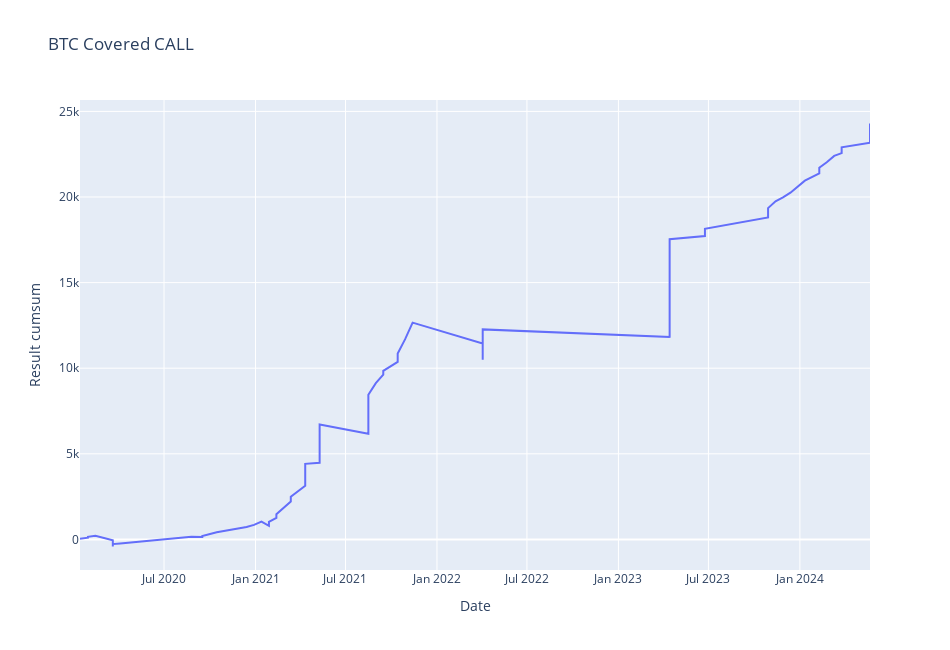
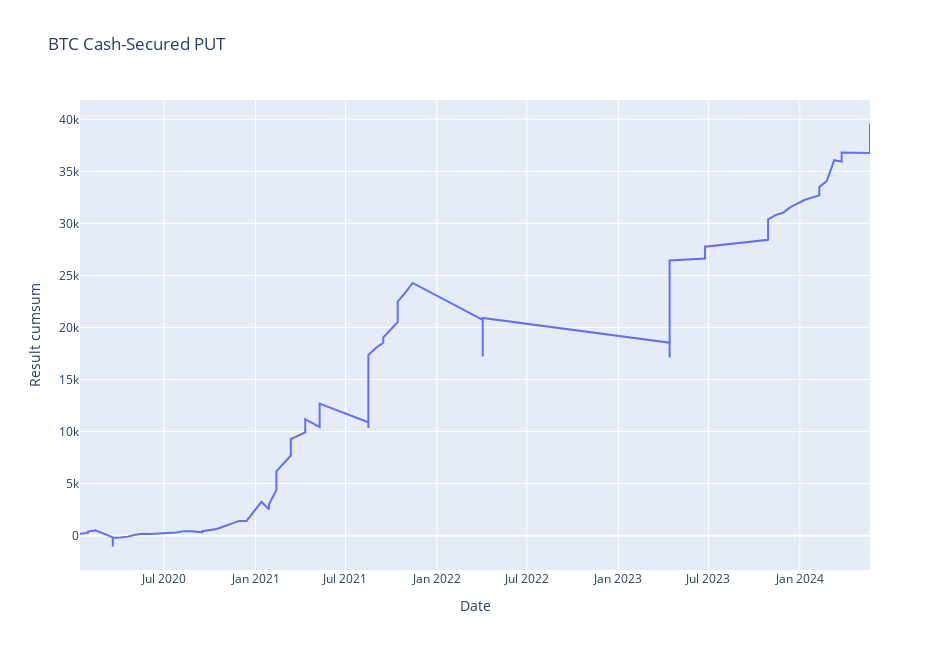
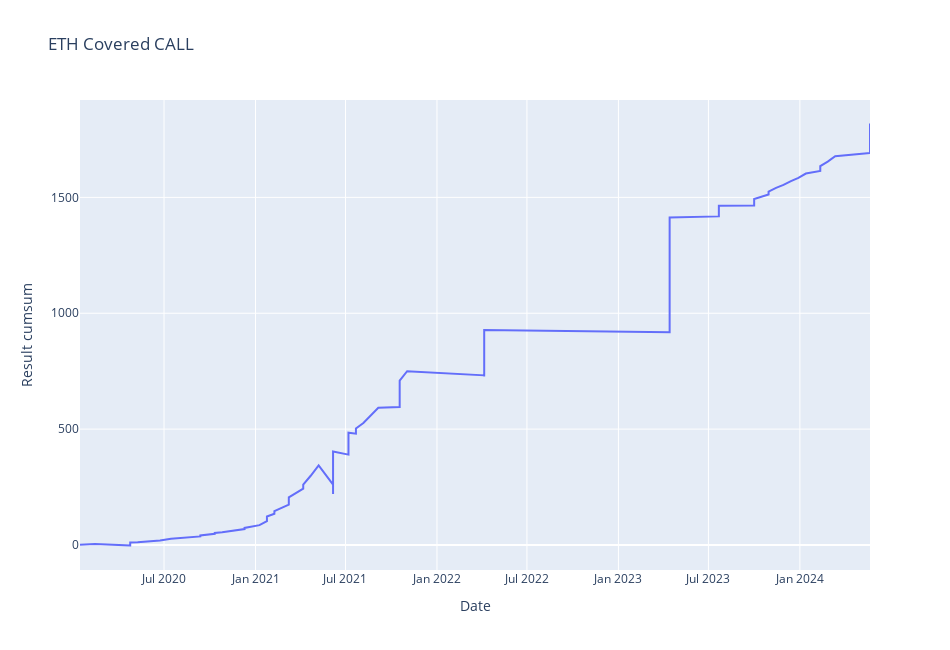
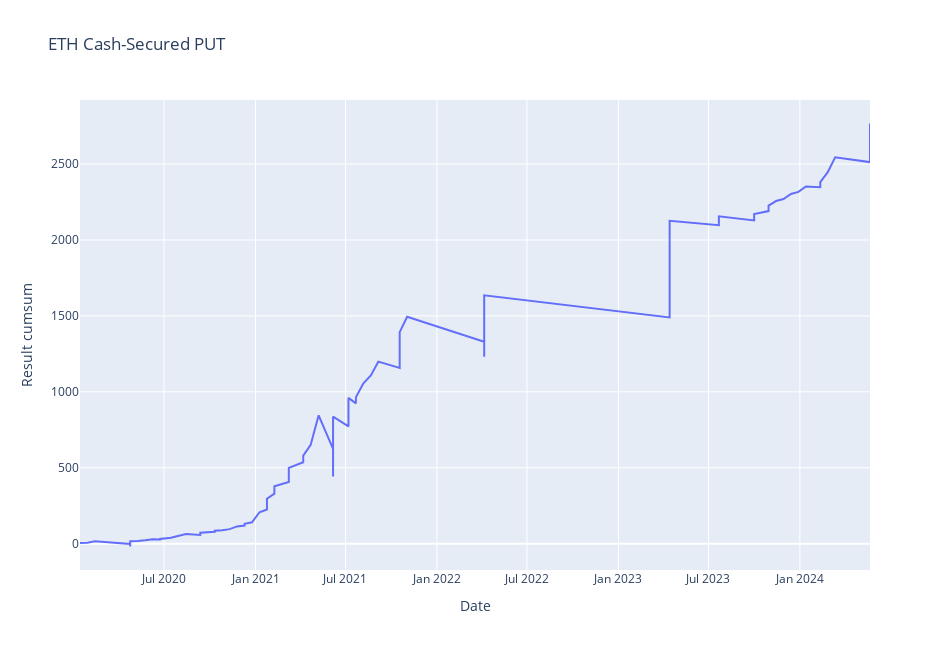

The notebook cell saved with these charts, in order:
### Code cell
import pandas as pd
import numpy as np
import plotly.express as px
import yfinance as yf
import scipy
from scipy.stats import norm
import math
from math import *

btc = yf.download('BTC-USD', start='2020-01-01', interval='1d')
eth = yf.download('ETH-USD', start='2020-01-01', interval='1d')
btc_basis_result = pd.read_excel('C:\\Users\\offic\\Downloads\\crypto.xlsx', sheet_name='btc')
eth_basis_result = pd.read_excel('C:\\Users\\offic\\Downloads\\crypto.xlsx', sheet_name='eth')


def cdf(x):
    return (1.0 + erf(x / sqrt(2.0))) / 2.0


def phi(s, t, gamma, h, i, r, a, v):
    lambda1 = (-r + gamma * a + 0.5 * gamma * (gamma - 1) * v**2) * t
    dd = -(log(s / h) + (a + (gamma - 0.5) * v**2) * t) / (v * sqrt(t))
    k = 2 * a / (v**2) + (2 * gamma - 1)

    try:
        return exp(lambda1) * s**gamma * (cdf(dd) - (i / s)**k * cdf(dd - 2 * log(i / s) / (v * sqrt(t))))
    except OverflowError as err:
        return exp(lambda1) * s**gamma * cdf(dd)


def bjerksund_stensland_call(underlying_price, exercise_price, time_in_years, risk_free_rate, volatility):
    div = 1e-08
    z = 1
    rr = risk_free_rate
    dd2 = div
    
    dt = volatility * sqrt(time_in_years)
    drift = risk_free_rate - div
    v2 = volatility**2
    
    b1 = sqrt((z * drift / v2 - 0.5)**2 + 2 * rr / v2)
    beta = (1 / 2 - z * drift / v2) + b1
    binfinity = beta / (beta - 1) * exercise_price
    bb = max(exercise_price, rr / dd2 * exercise_price)
    ht = -(z * drift * time_in_years + 2 * dt) * bb / (binfinity - bb)
    i = bb + (binfinity - bb) * (1 - exp(ht))

    if underlying_price < i and beta < 100:
        alpha = (i - exercise_price) * i**(-beta)
        return alpha * underlying_price**beta - alpha * phi(underlying_price, time_in_years, beta, i, i, rr, z * drift, volatility) + phi(underlying_price, time_in_years, 1, i, i, rr, z * drift, volatility) - phi(underlying_price, time_in_years, 1, exercise_price, i, rr, z * drift, volatility) - exercise_price * phi(underlying_price, time_in_years, 0, i, i, rr, z * drift, volatility) + exercise_price * phi(underlying_price, time_in_years, 0, exercise_price, i, rr, z * drift, volatility)
    
    return underlying_price - exercise_price


def bjerksund_stensland_put(underlying_price, exercise_price, time_in_years, risk_free_rate, volatility):
    div = 1E-08
    z = -1
    rr = div
    dd = rr
    dd2 = 2 * dd - rr
    asset_new = underlying_price
    underlying_price = exercise_price
    exercise_price = asset_new

    dt = volatility * sqrt(time_in_years)
    drift = risk_free_rate - div
    v2 = volatility**2

    b1 = sqrt((z * drift / v2 - 0.5)**2 + 2 * rr / v2)
    beta = (1 / 2 - z * drift / v2) + b1
    binfinity = beta / (beta - 1) * exercise_price
    bb = max(exercise_price, rr / dd2 * exercise_price)
    ht = -(z * drift * time_in_years + 2 * dt) * bb / (binfinity - bb)
    i = bb + (binfinity - bb) * (1 - exp(ht))
        
    if underlying_price < i and beta < 100: # To avoid overflow
        alpha = (i - exercise_price) * i**(-beta)
        return alpha * underlying_price**beta - alpha * phi(underlying_price, time_in_years, beta, i, i, rr, z * drift, volatility) + phi(underlying_price, time_in_years, 1, i, i, rr, z * drift, volatility) - phi(underlying_price, time_in_years, 1, exercise_price, i, rr, z * drift, volatility) - exercise_price * phi(underlying_price, time_in_years, 0, i, i, rr, z * drift, volatility) + exercise_price * phi(underlying_price, time_in_years, 0, exercise_price, i, rr, z * drift, volatility)
    
    return underlying_price - exercise_price


def hv_at_the_moment(df, duration, iterator):
    df_yahoo = df[:duration * 2 + iterator]
    high = df_yahoo['High']
    low = df_yahoo['Low']
    close = df_yahoo['Close']
    in_day = 1
    window_1 = int(duration * in_day)
    close_to_close = (
        close.pct_change(periods=1).rolling(window=window_1).std() * 100 * np.sqrt(365 * in_day)
    )
    high_low = (
        (
            0.627 * np.sqrt(365.25) * np.log(high / low)
        ).ewm(span=window_1, adjust=False).mean() / np.sqrt(365) * 100 * np.sqrt(365 * in_day)
    )
    my_vol_1 = round((high_low * 0.8 + close_to_close * 0.2) * 1, 2)

    window_2 = int(duration * in_day + duration * in_day * 0.5)
    close_to_close = (
        close.pct_change(periods=1).rolling(window=window_2).std() * 100 * np.sqrt(365 * in_day)
    )
    high_low = (
        (
            0.627 * np.sqrt(365.25) * np.log(high / low)
        ).ewm(span=window_2, adjust=False).mean() / np.sqrt(365) * 100 * np.sqrt(365 * in_day)
    )
    my_vol_2 = round((high_low * 0.8 + close_to_close * 0.2) * 1, 2)

    window_3 = int(duration * in_day - duration * in_day * 0.5)
    close_to_close = (
        close.pct_change(periods=1).rolling(window=window_3).std() * 100 * np.sqrt(365 * in_day)
    )
    high_low = (
        (
            0.627 * np.sqrt(365.25) * np.log(high / low)
        ).ewm(span=window_3, adjust=False).mean() / np.sqrt(365) * 100 * np.sqrt(365 * in_day)
    )
    my_vol_3 = round((high_low * 0.8 + close_to_close * 0.2) * 1, 2)
    my_vol = (my_vol_1 * 0.5 + my_vol_2 * 0.25 + my_vol_3 * 0.25)[-1] / 100
    return my_vol


def df_result(df_yahoo, df_basis, percent, opt_type):
    date_list = []
    result_list = []
    iter_1 = 0
    iter_2 = 0
    for i in range(0, len(df_basis), 1):
        price = df_basis['price_in'][iter_1]
        price_in_dur = df_basis['price_out'][iter_1]
        date = df_basis['close_date'][iter_1]
        strike = price + price * percent
        duration = df_basis['days'][iter_1]
        basis_result = df_basis['result'][iter_1]
        hv = hv_at_the_moment(df_yahoo, duration, iter_1)
        opt_price = bjerksund_stensland_call(
            price,
            strike,
            duration / 365,
            0.04,
            hv
        )
        if opt_type == 'C':
            be = strike + opt_price
            if price_in_dur >= be:
                result = (be - price_in_dur + basis_result) / 100 * 11
            else:
                result = (opt_price + basis_result) / 100 * 11
        elif opt_type == 'P':
            be = strike - opt_price
            if price_in_dur >= be:
                result = (opt_price + basis_result) / 100 * 11
            else:
                result = (price_in_dur - be + basis_result) / 100 * 11
        date_list.append(date)
        result_list.append(result)
        iter_1 += 1
    df_result = pd.DataFrame({})
    df_result['Date'] = date_list
    df_result['Result'] = result_list
    df_result['Result cumsum'] = df_result['Result'].cumsum()
    return df_result


def get_chart(df, title):
    fig = px.line(
        df,
        x='Date',
        y='Result cumsum',
        width=950,
        height=650,
        title=title
    )
    fig.show()


df_btc_result_call = df_result(df_yahoo=btc, df_basis=btc_basis_result, percent=0.04, opt_type='C')
df_eth_result_call = df_result(df_yahoo=eth, df_basis=eth_basis_result, percent=0.04, opt_type='C')

df_btc_result_put = df_result(df_yahoo=btc, df_basis=btc_basis_result, percent=0.04, opt_type='P')
df_eth_result_put = df_result(df_yahoo=eth, df_basis=eth_basis_result, percent=0.04, opt_type='P')

get_chart(df_btc_result_call, 'BTC Covered CALL')
get_chart(df_btc_result_put, 'BTC Cash-Secured PUT')

get_chart(df_eth_result_call, 'ETH Covered CALL')
get_chart(df_eth_result_put, 'ETH Cash-Secured PUT')

### Figure 1 — Plotly figure (JSON) as saved in the notebook; plotly's stock layout.template omitted (floating-point values rounded to 4 significant figures)
{"data": [{"hovertemplate": "Date=%{x}<br>Result cumsum=%{y}<extra></extra>", "legendgroup": "", "line": {"color": "#636efa", "dash": "solid"}, "marker": {"symbol": "circle"}, "mode": "lines", "name": "", "orientation": "v", "showlegend": false, "type": "scatter", "x": ["2020-01-14T00:00:00", "2020-01-30T00:00:00", "2020-01-30T00:00:00", "2020-02-14T00:00:00", "2020-03-20T00:00:00", "2020-03-20T00:00:00", "2020-03-20T00:00:00", "2020-03-20T00:00:00", "2020-03-20T00:00:00", "2020-03-20T00:00:00", "2020-03-20T00:00:00", "2020-03-20T00:00:00", "2020-03-20T00:00:00", "2020-04-04T00:00:00", "2020-04-19T00:00:00", "2020-05-04T00:00:00", "2020-05-19T00:00:00", "2020-06-03T00:00:00", "2020-07-26T00:00:00", "2020-08-10T00:00:00", "2020-08-25T00:00:00", "2020-09-16T00:00:00", "2020-09-16T00:00:00", "2020-10-15T00:00:00", "2020-10-30T00:00:00", "2020-11-14T00:00:00", "2020-11-29T00:00:00", "2020-12-14T00:00:00", "2020-12-29T00:00:00", "2021-01-13T00:00:00", "2021-01-28T00:00:00", "2021-01-28T00:00:00", "2021-01-28T00:00:00", "2021-02-12T00:00:00", "2021-02-12T00:00:00", "2021-03-13T00:00:00", "2021-03-13T00:00:00", "2021-04-11T00:00:00", "2021-04-11T00:00:00", "2021-05-10T00:00:00", "2021-05-10T00:00:00", "2021-05-10T00:00:00", "2021-08-16T00:00:00", "2021-08-16T00:00:00", "2021-08-16T00:00:00", "2021-08-16T00:00:00", "2021-08-16T00:00:00", "2021-08-16T00:00:00", "2021-08-16T00:00:00", "2021-08-31T00:00:00", "2021-09-15T00:00:00", "2021-09-15T00:00:00", "2021-10-14T00:00:00", "2021-10-14T00:00:00", "2021-10-29T00:00:00", "2021-11-13T00:00:00", "2022-04-03T00:00:00", "2022-04-03T00:00:00", "2022-04-03T00:00:00", "2022-04-03T00:00:00", "2022-04-03T00:00:00", "2022-04-03T00:00:00", "2022-04-03T00:00:00", "2023-04-14T00:00:00", "2023-04-14T00:00:00", "2023-04-14T00:00:00", "2023-04-14T00:00:00", "2023-04-14T00:00:00", "2023-04-14T00:00:00", "2023-04-14T00:00:00", "2023-04-14T00:00:00", "2023-04-14T00:00:00", "2023-04-14T00:00:00", "2023-06-24T00:00:00", "2023-06-24T00:00:00", "2023-06-24T00:00:00", "2023-10-29T00:00:00", "2023-10-29T00:00:00", "2023-10-29T00:00:00", "2023-11-13T00:00:00", "2023-11-28T00:00:00", "2023-12-13T00:00:00", "2024-01-11T00:00:00", "2024-02-09T00:00:00", "2024-02-09T00:00:00", "2024-02-24T00:00:00", "2024-03-10T00:00:00", "2024-03-25T00:00:00", "2024-03-25T00:00:00", "2024-05-21T00:00:00", "2024-05-21T00:00:00", "2024-05-21T00:00:00"], "xaxis": "x", "y": [43.48, 99.58, 148.2, 206.4, -50.19, -254.5, -372.9, -415.5, -378.7, -349.2, -322.3, -297.2, -273.5, -241.6, -200.5, -158.9, -105.2, -85.89, 51.45, 116.1, 149.1, 137.3, 200.4, 413.8, 486.1, 569.1, 667.1, 724.3, 845.9, 1036.0, 792.2, 877.4, 1024.0, 1257.0, 1470.0, 2209.0, 2493.0, 3131.0, 4413.0, 4472.0, 5307.0, 6714.0, 6165.0, 6201.0, 6759.0, 7244.0, 7688.0, 8087.0, 8448.0, 9128.0, 9619.0, 9847.0, 10370.0, 10860.0, 11700.0, 12660.0, 11440.0, 10760.0, 10500.0, 10790.0, 11590.0, 11950.0, 12270.0, 11820.0, 11780.0, 12050.0, 12620.0, 13470.0, 14570.0, 15890.0, 16570.0, 17170.0, 17540.0, 17720.0, 17950.0, 18140.0, 18800.0, 19110.0, 19350.0, 19750.0, 19980.0, 20250.0, 20960.0, 21380.0, 21710.0, 22030.0, 22400.0, 22570.0, 22900.0, 23170.0, 23750.0, 24290.0], "yaxis": "y"}], "layout": {"height": 650, "legend": {"tracegroupgap": 0}, "title": {"text": "BTC Covered CALL"}, "width": 950, "xaxis": {"anchor": "y", "domain": [0, 1], "title": {"text": "Date"}}, "yaxis": {"anchor": "x", "domain": [0, 1], "title": {"text": "Result cumsum"}}}}

### Figure 2 — Plotly figure (JSON) as saved in the notebook; plotly's stock layout.template omitted (floating-point values rounded to 4 significant figures)
{"data": [{"hovertemplate": "Date=%{x}<br>Result cumsum=%{y}<extra></extra>", "legendgroup": "", "line": {"color": "#636efa", "dash": "solid"}, "marker": {"symbol": "circle"}, "mode": "lines", "name": "", "orientation": "v", "showlegend": false, "type": "scatter", "x": ["2020-01-14T00:00:00", "2020-01-30T00:00:00", "2020-01-30T00:00:00", "2020-02-14T00:00:00", "2020-03-20T00:00:00", "2020-03-20T00:00:00", "2020-03-20T00:00:00", "2020-03-20T00:00:00", "2020-03-20T00:00:00", "2020-03-20T00:00:00", "2020-03-20T00:00:00", "2020-03-20T00:00:00", "2020-03-20T00:00:00", "2020-04-04T00:00:00", "2020-04-19T00:00:00", "2020-05-04T00:00:00", "2020-05-19T00:00:00", "2020-06-03T00:00:00", "2020-07-26T00:00:00", "2020-08-10T00:00:00", "2020-08-25T00:00:00", "2020-09-16T00:00:00", "2020-09-16T00:00:00", "2020-10-15T00:00:00", "2020-10-30T00:00:00", "2020-11-14T00:00:00", "2020-11-29T00:00:00", "2020-12-14T00:00:00", "2020-12-29T00:00:00", "2021-01-13T00:00:00", "2021-01-28T00:00:00", "2021-01-28T00:00:00", "2021-01-28T00:00:00", "2021-02-12T00:00:00", "2021-02-12T00:00:00", "2021-03-13T00:00:00", "2021-03-13T00:00:00", "2021-04-11T00:00:00", "2021-04-11T00:00:00", "2021-05-10T00:00:00", "2021-05-10T00:00:00", "2021-05-10T00:00:00", "2021-08-16T00:00:00", "2021-08-16T00:00:00", "2021-08-16T00:00:00", "2021-08-16T00:00:00", "2021-08-16T00:00:00", "2021-08-16T00:00:00", "2021-08-16T00:00:00", "2021-08-31T00:00:00", "2021-09-15T00:00:00", "2021-09-15T00:00:00", "2021-10-14T00:00:00", "2021-10-14T00:00:00", "2021-10-29T00:00:00", "2021-11-13T00:00:00", "2022-04-03T00:00:00", "2022-04-03T00:00:00", "2022-04-03T00:00:00", "2022-04-03T00:00:00", "2022-04-03T00:00:00", "2022-04-03T00:00:00", "2022-04-03T00:00:00", "2023-04-14T00:00:00", "2023-04-14T00:00:00", "2023-04-14T00:00:00", "2023-04-14T00:00:00", "2023-04-14T00:00:00", "2023-04-14T00:00:00", "2023-04-14T00:00:00", "2023-04-14T00:00:00", "2023-04-14T00:00:00", "2023-04-14T00:00:00", "2023-06-24T00:00:00", "2023-06-24T00:00:00", "2023-06-24T00:00:00", "2023-10-29T00:00:00", "2023-10-29T00:00:00", "2023-10-29T00:00:00", "2023-11-13T00:00:00", "2023-11-28T00:00:00", "2023-12-13T00:00:00", "2024-01-11T00:00:00", "2024-02-09T00:00:00", "2024-02-09T00:00:00", "2024-02-24T00:00:00", "2024-03-10T00:00:00", "2024-03-25T00:00:00", "2024-03-25T00:00:00", "2024-05-21T00:00:00", "2024-05-21T00:00:00", "2024-05-21T00:00:00"], "xaxis": "x", "y": [182.1, 265.0, 393.1, 505.7, -157.9, -632.0, -917.2, -1041.0, -1004.0, -894.0, -719.3, -485.7, -197.0, -165.1, -91.84, 94.93, 186.1, 168.6, 306.0, 434.4, 427.8, 321.9, 428.1, 641.5, 905.6, 1181.0, 1417.0, 1413.0, 2307.0, 3254.0, 2522.0, 2531.0, 3001.0, 4396.0, 6182.0, 7700.0, 9277.0, 9916.0, 11200.0, 10440.0, 11270.0, 12680.0, 10890.0, 10350.0, 10900.0, 11930.0, 13360.0, 15190.0, 17350.0, 18030.0, 18530.0, 19040.0, 20510.0, 22480.0, 23320.0, 24280.0, 20740.0, 18430.0, 17210.0, 17510.0, 18310.0, 19410.0, 20920.0, 18540.0, 17100.0, 17370.0, 17950.0, 18800.0, 19890.0, 21210.0, 22760.0, 24550.0, 26440.0, 26620.0, 27080.0, 27760.0, 28420.0, 29280.0, 30390.0, 30790.0, 31010.0, 31570.0, 32270.0, 32690.0, 33500.0, 34060.0, 36070.0, 35930.0, 36820.0, 36770.0, 37880.0, 39600.0], "yaxis": "y"}], "layout": {"height": 650, "legend": {"tracegroupgap": 0}, "title": {"text": "BTC Cash-Secured PUT"}, "width": 950, "xaxis": {"anchor": "y", "domain": [0, 1], "title": {"text": "Date"}}, "yaxis": {"anchor": "x", "domain": [0, 1], "title": {"text": "Result cumsum"}}}}

### Figure 3 — Plotly figure (JSON) as saved in the notebook; plotly's stock layout.template omitted (floating-point values rounded to 4 significant figures)
{"data": [{"hovertemplate": "Date=%{x}<br>Result cumsum=%{y}<extra></extra>", "legendgroup": "", "line": {"color": "#636efa", "dash": "solid"}, "marker": {"symbol": "circle"}, "mode": "lines", "name": "", "orientation": "v", "showlegend": false, "type": "scatter", "x": ["2020-01-14T00:00:00", "2020-01-29T00:00:00", "2020-02-13T00:00:00", "2020-04-24T00:00:00", "2020-04-24T00:00:00", "2020-04-24T00:00:00", "2020-04-24T00:00:00", "2020-04-24T00:00:00", "2020-04-24T00:00:00", "2020-04-24T00:00:00", "2020-04-24T00:00:00", "2020-04-24T00:00:00", "2020-05-09T00:00:00", "2020-05-24T00:00:00", "2020-05-24T00:00:00", "2020-06-08T00:00:00", "2020-06-23T00:00:00", "2020-06-23T00:00:00", "2020-07-15T00:00:00", "2020-07-30T00:00:00", "2020-08-14T00:00:00", "2020-09-12T00:00:00", "2020-09-12T00:00:00", "2020-09-12T00:00:00", "2020-09-12T00:00:00", "2020-10-11T00:00:00", "2020-10-11T00:00:00", "2020-10-26T00:00:00", "2020-11-10T00:00:00", "2020-11-25T00:00:00", "2020-12-10T00:00:00", "2020-12-10T00:00:00", "2020-12-25T00:00:00", "2021-01-09T00:00:00", "2021-01-24T00:00:00", "2021-01-24T00:00:00", "2021-01-24T00:00:00", "2021-02-08T00:00:00", "2021-02-08T00:00:00", "2021-03-09T00:00:00", "2021-03-09T00:00:00", "2021-03-09T00:00:00", "2021-04-07T00:00:00", "2021-04-07T00:00:00", "2021-04-22T00:00:00", "2021-05-08T00:00:00", "2021-06-06T00:00:00", "2021-06-06T00:00:00", "2021-06-06T00:00:00", "2021-06-06T00:00:00", "2021-06-06T00:00:00", "2021-06-06T00:00:00", "2021-06-06T00:00:00", "2021-06-06T00:00:00", "2021-07-07T00:00:00", "2021-07-07T00:00:00", "2021-07-07T00:00:00", "2021-07-07T00:00:00", "2021-07-07T00:00:00", "2021-07-22T00:00:00", "2021-07-22T00:00:00", "2021-07-22T00:00:00", "2021-08-06T00:00:00", "2021-08-21T00:00:00", "2021-09-05T00:00:00", "2021-10-18T00:00:00", "2021-10-18T00:00:00", "2021-10-18T00:00:00", "2021-10-18T00:00:00", "2021-11-02T00:00:00", "2022-04-06T00:00:00", "2022-04-06T00:00:00", "2022-04-06T00:00:00", "2022-04-06T00:00:00", "2022-04-06T00:00:00", "2022-04-06T00:00:00", "2022-04-06T00:00:00", "2023-04-14T00:00:00", "2023-04-14T00:00:00", "2023-04-14T00:00:00", "2023-04-14T00:00:00", "2023-04-14T00:00:00", "2023-04-14T00:00:00", "2023-04-14T00:00:00", "2023-04-14T00:00:00", "2023-04-14T00:00:00", "2023-07-22T00:00:00", "2023-07-22T00:00:00", "2023-07-22T00:00:00", "2023-10-01T00:00:00", "2023-10-01T00:00:00", "2023-10-01T00:00:00", "2023-10-30T00:00:00", "2023-10-30T00:00:00", "2023-11-14T00:00:00", "2023-11-29T00:00:00", "2023-12-14T00:00:00", "2023-12-29T00:00:00", "2024-01-13T00:00:00", "2024-02-11T00:00:00", "2024-02-11T00:00:00", "2024-02-26T00:00:00", "2024-03-12T00:00:00", "2024-05-21T00:00:00", "2024-05-21T00:00:00", "2024-05-21T00:00:00", "2024-05-21T00:00:00"], "xaxis": "x", "y": [0.9781, 2.487, 3.819, -2.398, -5.91, -6.592, -5.092, -1.625, 3.487, 6.179, 8.543, 10.75, 12.2, 13.39, 14.71, 16.59, 17.45, 18.86, 27.07, 29.55, 33.16, 35.04, 36.86, 39.2, 41.2, 48.06, 51.52, 54.47, 58.26, 62.93, 68.48, 73.58, 79.23, 85.47, 103.2, 113.7, 123.0, 134.7, 146.1, 174.3, 190.7, 205.8, 243.4, 260.5, 298.7, 343.6, 260.4, 220.2, 222.8, 252.9, 309.0, 343.1, 372.3, 403.5, 389.8, 403.4, 438.3, 462.8, 484.7, 480.5, 502.7, 502.7, 526.5, 558.4, 592.1, 595.0, 637.7, 675.8, 709.3, 749.9, 732.0, 727.2, 750.5, 811.2, 854.4, 893.3, 927.9, 917.9, 934.2, 971.7, 1030.0, 1107.0, 1199.0, 1305.0, 1362.0, 1413.0, 1418.0, 1445.0, 1464.0, 1465.0, 1477.0, 1493.0, 1512.0, 1525.0, 1541.0, 1554.0, 1570.0, 1585.0, 1603.0, 1614.0, 1635.0, 1654.0, 1678.0, 1691.0, 1746.0, 1791.0, 1819.0], "yaxis": "y"}], "layout": {"height": 650, "legend": {"tracegroupgap": 0}, "title": {"text": "ETH Covered CALL"}, "width": 950, "xaxis": {"anchor": "y", "domain": [0, 1], "title": {"text": "Date"}}, "yaxis": {"anchor": "x", "domain": [0, 1], "title": {"text": "Result cumsum"}}}}

### Figure 4 — Plotly figure (JSON) as saved in the notebook; plotly's stock layout.template omitted (floating-point values rounded to 4 significant figures)
{"data": [{"hovertemplate": "Date=%{x}<br>Result cumsum=%{y}<extra></extra>", "legendgroup": "", "line": {"color": "#636efa", "dash": "solid"}, "marker": {"symbol": "circle"}, "mode": "lines", "name": "", "orientation": "v", "showlegend": false, "type": "scatter", "x": ["2020-01-14T00:00:00", "2020-01-29T00:00:00", "2020-02-13T00:00:00", "2020-04-24T00:00:00", "2020-04-24T00:00:00", "2020-04-24T00:00:00", "2020-04-24T00:00:00", "2020-04-24T00:00:00", "2020-04-24T00:00:00", "2020-04-24T00:00:00", "2020-04-24T00:00:00", "2020-04-24T00:00:00", "2020-05-09T00:00:00", "2020-05-24T00:00:00", "2020-05-24T00:00:00", "2020-06-08T00:00:00", "2020-06-23T00:00:00", "2020-06-23T00:00:00", "2020-07-15T00:00:00", "2020-07-30T00:00:00", "2020-08-14T00:00:00", "2020-09-12T00:00:00", "2020-09-12T00:00:00", "2020-09-12T00:00:00", "2020-09-12T00:00:00", "2020-10-11T00:00:00", "2020-10-11T00:00:00", "2020-10-26T00:00:00", "2020-11-10T00:00:00", "2020-11-25T00:00:00", "2020-12-10T00:00:00", "2020-12-10T00:00:00", "2020-12-25T00:00:00", "2021-01-09T00:00:00", "2021-01-24T00:00:00", "2021-01-24T00:00:00", "2021-01-24T00:00:00", "2021-02-08T00:00:00", "2021-02-08T00:00:00", "2021-03-09T00:00:00", "2021-03-09T00:00:00", "2021-03-09T00:00:00", "2021-04-07T00:00:00", "2021-04-07T00:00:00", "2021-04-22T00:00:00", "2021-05-08T00:00:00", "2021-06-06T00:00:00", "2021-06-06T00:00:00", "2021-06-06T00:00:00", "2021-06-06T00:00:00", "2021-06-06T00:00:00", "2021-06-06T00:00:00", "2021-06-06T00:00:00", "2021-06-06T00:00:00", "2021-07-07T00:00:00", "2021-07-07T00:00:00", "2021-07-07T00:00:00", "2021-07-07T00:00:00", "2021-07-07T00:00:00", "2021-07-22T00:00:00", "2021-07-22T00:00:00", "2021-07-22T00:00:00", "2021-08-06T00:00:00", "2021-08-21T00:00:00", "2021-09-05T00:00:00", "2021-10-18T00:00:00", "2021-10-18T00:00:00", "2021-10-18T00:00:00", "2021-10-18T00:00:00", "2021-11-02T00:00:00", "2022-04-06T00:00:00", "2022-04-06T00:00:00", "2022-04-06T00:00:00", "2022-04-06T00:00:00", "2022-04-06T00:00:00", "2022-04-06T00:00:00", "2022-04-06T00:00:00", "2023-04-14T00:00:00", "2023-04-14T00:00:00", "2023-04-14T00:00:00", "2023-04-14T00:00:00", "2023-04-14T00:00:00", "2023-04-14T00:00:00", "2023-04-14T00:00:00", "2023-04-14T00:00:00", "2023-04-14T00:00:00", "2023-07-22T00:00:00", "2023-07-22T00:00:00", "2023-07-22T00:00:00", "2023-10-01T00:00:00", "2023-10-01T00:00:00", "2023-10-01T00:00:00", "2023-10-30T00:00:00", "2023-10-30T00:00:00", "2023-11-14T00:00:00", "2023-11-29T00:00:00", "2023-12-14T00:00:00", "2023-12-29T00:00:00", "2024-01-13T00:00:00", "2024-02-11T00:00:00", "2024-02-11T00:00:00", "2024-02-26T00:00:00", "2024-03-12T00:00:00", "2024-05-21T00:00:00", "2024-05-21T00:00:00", "2024-05-21T00:00:00", "2024-05-21T00:00:00"], "xaxis": "x", "y": [4.256, 5.765, 15.1, -2.112, -13.42, -18.92, -17.43, -13.96, -8.847, -2.168, 5.898, 15.41, 17.88, 19.07, 22.46, 28.19, 27.65, 30.5, 38.72, 50.61, 62.62, 57.12, 58.94, 63.38, 71.71, 78.57, 84.85, 87.8, 95.34, 113.4, 118.9, 130.1, 140.5, 206.7, 224.4, 254.4, 295.9, 329.2, 377.5, 405.7, 443.8, 498.5, 536.1, 579.5, 650.7, 845.1, 624.2, 492.1, 442.7, 472.9, 528.9, 608.3, 708.1, 836.1, 772.0, 785.5, 820.5, 879.8, 960.0, 924.1, 946.3, 964.4, 1056.0, 1108.0, 1199.0, 1157.0, 1199.0, 1280.0, 1393.0, 1494.0, 1330.0, 1231.0, 1255.0, 1315.0, 1393.0, 1501.0, 1635.0, 1490.0, 1507.0, 1544.0, 1603.0, 1679.0, 1772.0, 1877.0, 1996.0, 2127.0, 2098.0, 2125.0, 2156.0, 2129.0, 2141.0, 2171.0, 2191.0, 2227.0, 2257.0, 2270.0, 2303.0, 2317.0, 2353.0, 2347.0, 2381.0, 2447.0, 2544.0, 2513.0, 2568.0, 2657.0, 2767.0], "yaxis": "y"}], "layout": {"height": 650, "legend": {"tracegroupgap": 0}, "title": {"text": "ETH Cash-Secured PUT"}, "width": 950, "xaxis": {"anchor": "y", "domain": [0, 1], "title": {"text": "Date"}}, "yaxis": {"anchor": "x", "domain": [0, 1], "title": {"text": "Result cumsum"}}}}
